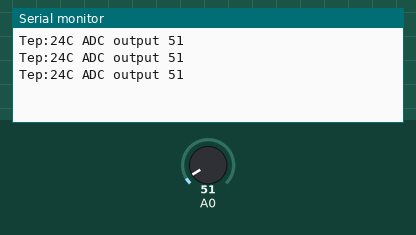
This sketch was run on a simulated Arduino Uno, built with avr-gcc and run on an emulated ATmega328P. On the bench: the last lines printed to the serial monitor. The test bench sets the inputs (shaded band); at power-on: A0 = 51.

Above: at 1.3 s.
1.4 s: A0 set to 61
At 1.8 s:
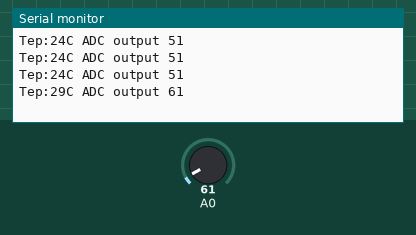
2.9 s: A0 set to 71
At 3.4 s:
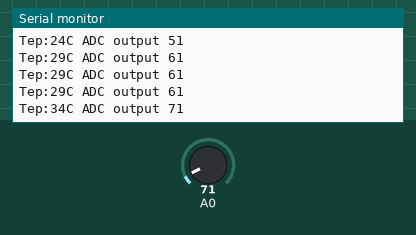
Timing chart, 0 to 5.9 s (numbered marks = the images above; inputs shaded):
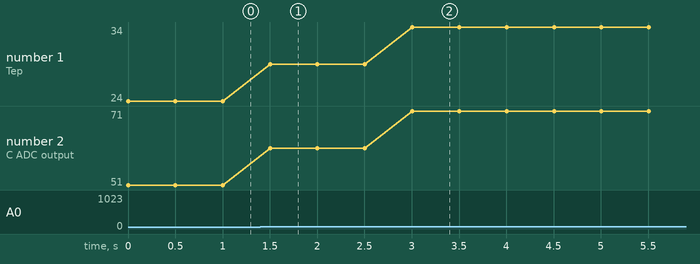

Measured:
- after the input at 1.4 s, the serial monitor: prints a new line after 0.10 s (image 1)
- after the input at 2.9 s, the serial monitor: prints a new line after 0.10 s (image 2)
- plotted number 1: 24 → 29 after the input at 1.4 s, 29 → 34 after the input at 2.9 s
- plotted number 2: 51 → 61 after the input at 1.4 s, 61 → 71 after the input at 2.9 s

The sketch:

LM35_Temperature_Sensor.ino
```cpp
int potPin = 0; // initialize analog pin 0 for LM35 temperature sensor
void setup()
{
Serial.begin(9600);// set baud rate at”9600”
}
void loop()
{
int val;// define variable
int dat;// define variable
val=analogRead(0);// read the analog value of the sensor and assign it to val
dat=(125*val)>>8;// temperature calculation formula
Serial.print("Tep:");// output and display characters beginning with Tep
Serial.print(dat);// output and display value of dat
Serial.print("C");// display “C” characters
Serial.print(" ADC output ");
Serial.print (val);
Serial.println (" ");
delay(500);// wait for 0.5 second
}
```
